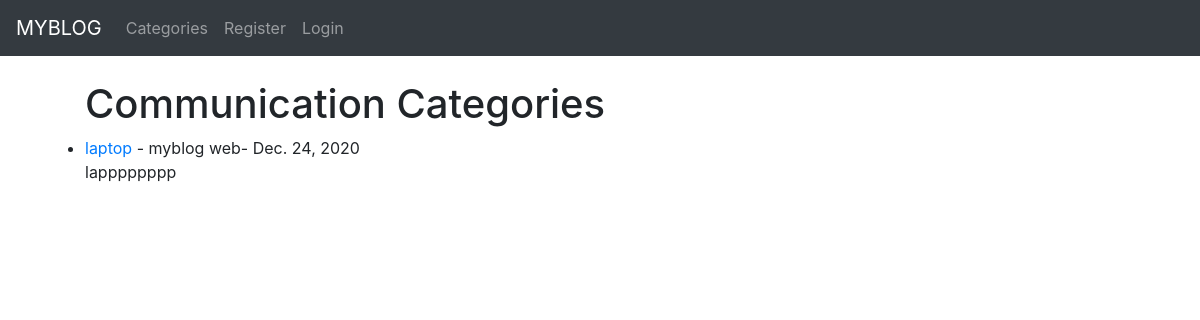
The page /category/communication/ on the database its author committed.
### myblog/models.py (models this page shows, shortened)
class Post(models.Model):
    title=models.CharField(max_length=30)
    header_image=models.ImageField(null=True,blank=True,upload_to="images/")
    title_tag = models.CharField(null=True,max_length=200)
    author=models.ForeignKey(User,on_delete=models.CASCADE)
    body = RichTextField(max_length=300,blank=True,null=True)
    post_date=models.DateField(null=True,auto_now_add=True)
    category=models.CharField(max_length=300,default='coding')
    snippet=models.CharField(max_length=300)
    likes=models.ManyToManyField(User,related_name='blog_posts')

### myblog/views.py (the view)
# urls.py: path('category/<str:cats>/',CategoryView,name='category'),
def CategoryView(request,cats):
    category_posts=Post.objects.filter(category=cats.replace('-',' '))
    return render(request,'myblog/categories.html',{'cats':cats.title().replace('-',' '),'category_posts':category_posts})

### myblog/templates/myblog/categories.html (shortened to what this page needs)
{% extends 'myblog/base.html' %}
{% block content %}
<ul>
{% if category_posts %}
<h1> {{ cats }} Categories </h1>
    {% for post in category_posts %}
        <li><a href="{% url 'article-detail' post.pk %}">
    {{ post.title }} </a>-
    {{ post.author.first_name }}
    {{ post.author.last_name }}-
    {{ post.post_date }} <br/>
    {{ post.body|slice:":200"|safe  }}</li>
    {% endfor %}
</ul>
{% else %}
<h2> Sorry this page does not exits... </h2>
{% endif %}
{% endblock %}

### rows shown on the page
Post: category "Communication", title "laptop", author.first_name "myblog", author.last_name "web", post_date "Dec. 24, 2020", body "lapppppppp"
